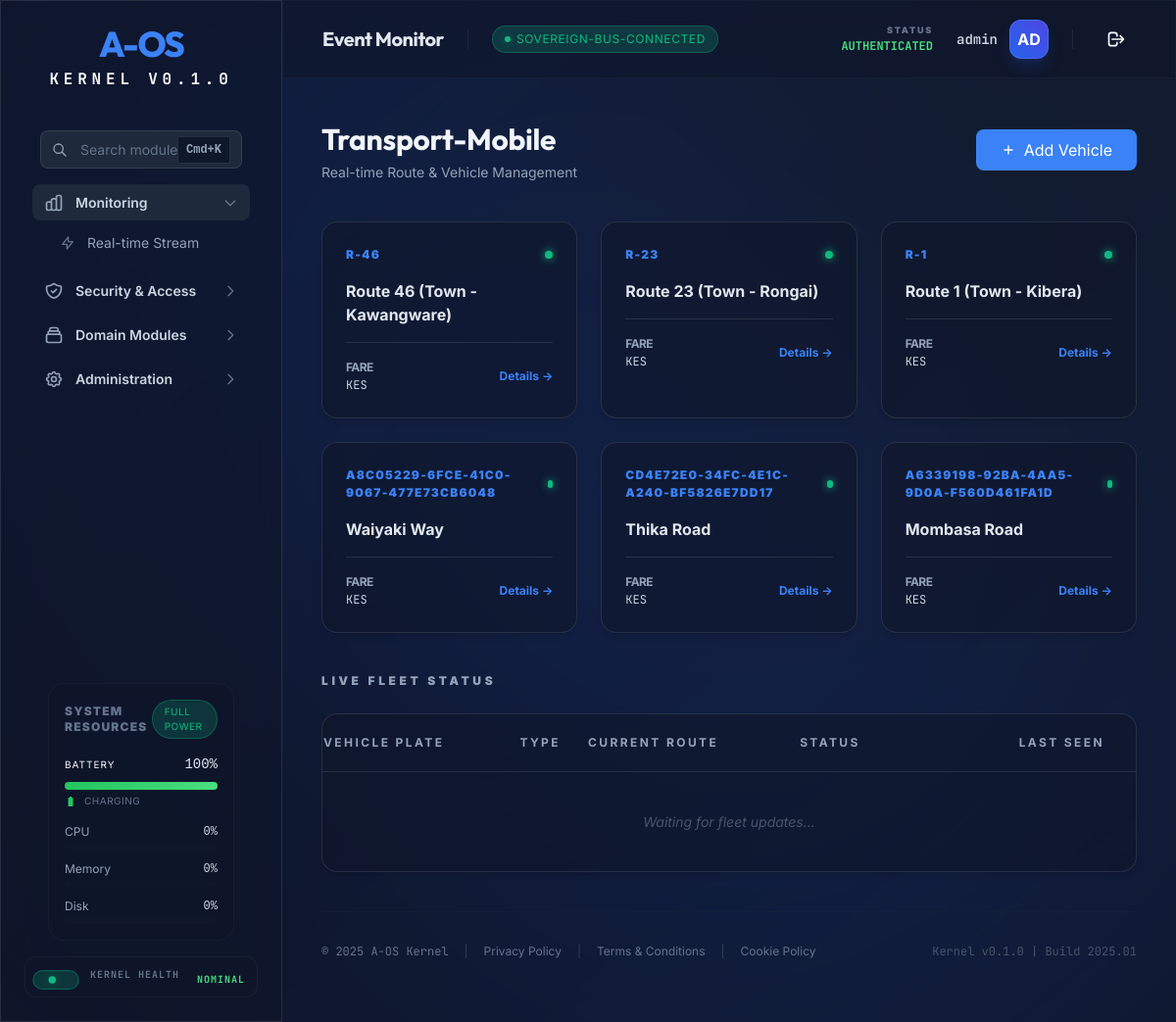
Screenshot of /transport/ (signed in) with the database file from the repository.
### tables this page shows
CREATE TABLE transport_zones (
        id TEXT PRIMARY KEY,
        name TEXT NOT NULL,
        type TEXT NOT NULL, -- road, area, stage, junction
        location_scope TEXT,
        active BOOLEAN DEFAULT 1,
        created_at DATETIME DEFAULT CURRENT_TIMESTAMP
    );

### aos/api/routers/transport.py (the view)
@router.get("/", response_class=HTMLResponse)
async def transport_root(request: Request, current_user: dict = Depends(get_current_operator)):
    if not transport_state.module:
        return HTMLResponse("TransportModule not initialized", status_code=500)
    routes = transport_state.module.list_routes()
    return templates.TemplateResponse(
        "transport.html",
        {
            "request": request,
            "user": current_user,
            "routes": routes
        }
    )

### aos/api/templates/transport.html (shortened to what this page needs)
{% extends "dashboard.html" %}
{% block content %}
<div class="space-y-10 fade-in">
    <div class="flex items-center justify-between">
        <div>
            <h2 class="aos-h2 text-[var(--aos-neutral-100)]">Transport-Mobile</h2>
            <p class="aos-text-muted aos-text-sm aos-mt-1">Real-time Route & Vehicle Management</p>
        </div>
        <div class="flex space-x-4">
            <button class="aos-btn aos-btn-primary aos-size-md" hx-get="/transport/vehicle/new"
                hx-target="#transport-modal-content"
                onclick="document.getElementById('transport-modal').classList.remove('hidden')">
                <svg class="w-4 h-4" fill="none" stroke="currentColor" viewBox="0 0 24 24">
                    <path stroke-linecap="round" stroke-linejoin="round" stroke-width="2" d="M12 6v6m0 0v6m0-6h6m0-0H6">
                    </path>
                </svg>
                <span>Add Vehicle</span>
            </button>
        </div>
    </div>
    <div class="grid grid-cols-1 md:grid-cols-3 gap-6">
        {% for route in routes %}
        {% call card(class="hover:border-[var(--aos-primary-base)]/50 transition-colors cursor-pointer group") %}
        <div class="flex items-center justify-between mb-4">
            <span class="aos-text-xs font-black text-[var(--aos-primary-base)] uppercase tracking-widest">{{ route.id
                }}</span>
            <div class="w-2 h-2 rounded-full bg-[var(--aos-success-base)] shadow-[0_0_8px_var(--aos-success-base)]">
            </div>
        </div>
        <h4
            class="aos-text-lg font-bold text-[var(--aos-neutral-200)] group-hover:text-[var(--aos-primary-base)] transition-colors">
            {{ route.name }}</h4>
        <div class="mt-4 pt-4 border-t border-[var(--aos-surface-border)] flex items-center justify-between">
            <div class="aos-text-xs aos-text-muted">
                <span class="block uppercase font-bold tracking-tighter">Fare</span>
                <span class="text-[var(--aos-neutral-300)] aos-text-mono">KES {{ route.base_price }}</span>
            </div>
            <a href="/transport/route/{{ route.id }}"
                class="aos-text-xs font-bold text-[var(--aos-primary-base)] hover:text-[var(--aos-primary-active)]">Details
                →</a>
        </div>
        {% endcall %}
        {% endfor %}
    </div>
    <div class="space-y-6">
        <h3 class="aos-text-xs font-black aos-text-muted uppercase tracking-[0.3em]">Live Fleet Status</h3>
        {% call card(padding="0") %}
        <div class="overflow-x-auto">
            <table class="w-full text-left border-collapse">
                <thead class="bg-[var(--aos-surface-elevated)]/50 border-b border-[var(--aos-surface-border)]">
                    <tr class="aos-text-xs aos-text-muted uppercase tracking-[0.2em] font-black">
                        <th class="aos-px-8 aos-py-5">Vehicle Plate</th>
                        <th class="aos-px-8 aos-py-5">Type</th>
                        <th class="aos-px-8 aos-py-5">Current Route</th>
                        <th class="aos-px-8 aos-py-5">Status</th>
                        <th class="px-8 py-5 text-right">Last Seen</th>
                    </tr>
                </thead>
                <tbody id="fleet-status-body" class="divide-y divide-slate-800/30">
                    <tr class="aos-text-sm aos-text-secondary">
                        <td colspan="5" class="px-8 py-10 text-center italic text-slate-600">
                            Waiting for fleet updates...
                        </td>
                    </tr>
                </tbody>
            </table>
        </div>
        {% endcall %}
    </div>
</div>
{% endblock %}

### aos/api/templates/components/atoms/Card.html (shortened to what this page needs)
{% macro card(
padding="6",
glass=True,
interactive=False,
class="",
id=None
) %}
<div {% if id %}id="{{ id }}" {% endif %}
    class="aos-card {% if glass %}aos-glass{% endif %} {% if interactive %}aos-card-interactive{% endif %} p-{{ padding }} {{ class }}">
    {{ caller() }}
</div>
{% endmacro %}

### aos/api/templates/partials/design_system.html (style rules this page uses)
body { margin: 0; scroll-behavior: smooth; -webkit-font-smoothing: antialiased; background: var(--aos-surface-base); color: var(--aos-neutral-50); font-family: var(--aos-font-sans); }
.aos-glass { background: var(--aos-surface-glass); backdrop-filter: blur(12px); -webkit-backdrop-filter: blur(12px); border: 1px solid var(--aos-surface-border); }
.aos-h2 { font-family: var(--aos-font-display); font-size: var(--aos-size-3xl); font-weight: 700; letter-spacing: -0.01em; }
.aos-text-mono { font-family: var(--aos-font-mono); }
.aos-text-sm { font-size: var(--aos-size-sm); }
.aos-text-xs { font-size: var(--aos-size-xs); }
.aos-text-muted { color: var(--aos-neutral-400); }

### aos/api/templates/dashboard.html (style rules this page uses)
.fade-in { animation: fadeIn 0.4s cubic-bezier(0.16, 1, 0.3, 1) forwards; }

### rows the page displays
transport_zones: id "R-46", name "Route 46 (Town - Kawangware)"
transport_zones: id "R-23", name "Route 23 (Town - Rongai)"
transport_zones: id "R-1", name "Route 1 (Town - Kibera)"
transport_zones: id "A8C05229-6FCE-41C0-9067-477E73CB6048", name "Waiyaki Way"
transport_zones: id "CD4E72E0-34FC-4E1C-A240-BF5826E7DD17", name "Thika Road"
transport_zones: id "A6339198-92BA-4AA5-9D0A-F560D461FA1D", name "Mombasa Road"

### other values shown
{{ title }} "Monitoring Security & Access Domain Modules Administration"
{{ item.text }} "Real-time Stream"
{{ name }} "KERNEL HEALTH"
{{ status_text }} "NOMINAL"
{{ text }} "SOVEREIGN-BUS-CONNECTED"
{{ user.username }} "admin"
{{ user.username[:2].upper() }} "AD"
